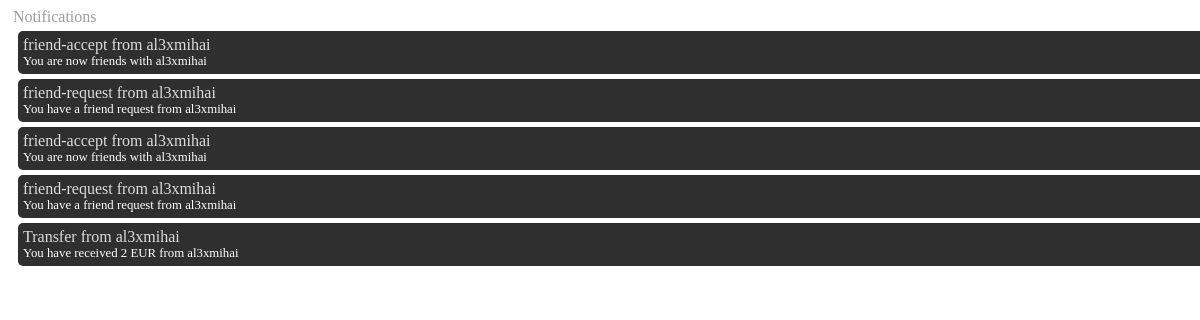
The page /get-notifications/ (signed in) on the database its author committed.
### dot_basic/models.py (models this page shows)
class Notification(models.Model):
    user = models.ForeignKey(User, related_name="notification_set", on_delete=models.CASCADE)
    notification = models.CharField(max_length=30, blank=True)
    notification_type = models.CharField(max_length=30, blank=True, null=True)
    date = models.DateField(null=True, blank=True)
    time = models.TimeField(null=True, blank=True)
    user2 = models.ForeignKey(User, related_name="notification_friend", blank=True, null=True, on_delete=models.CASCADE)
    status = models.CharField(max_length=30, default="unseen")

### dot_basic/views.py (the view)
# urls.py: path('get-notifications/', getNotificationsView, name='get notifications'),
@login_required
def getNotificationsView(request):
    user = request.user
    context_dict = {}
    notifications = basic_models.Notification.objects.filter(user=user, status='unseen').order_by('-id')
    if len(notifications) < 5:
        n = 5-len(notifications)
        notifications_seen = basic_models.Notification.objects.filter(user=user, status='seen').order_by('-id')[:n]
        context_dict['notifications_seen'] = notifications_seen
    else:
        notifications = notifications[:5]
    context_dict['notifications'] = notifications
    return render(request, 'ajax/notifications.html', context_dict)

### dot_basic/templates/ajax/notifications.html (shortened to what this page needs)
<link rel = "stylesheet" type = "text/css" href = "/static/basic/css/notifications.css" />
<div class="container-fluid notif-cont-style">
{% if notifications or notifications_seen %}
<div class="row">
    <div class="notification-header">Notifications</div>
</div>
{% endif %}
{% for item in notifications_seen %}
<div class="row">
    <div class="notification-box">
        <div class="notification-name" style="cursor: pointer;" onclick="seen({{ item.id }})"> {{ item.notification_type }} from {{ item.user2 }} </div>
        <div class="notification-text"> {{ item.notification }} </div>
    </div>
</div>
{% endfor %}
</div>

### static/basic/css/notifications.css (style rules this page uses)
.notification-header { margin-left: 5px; color: #9D9D9D; }
.notification-box { background-color: #2f2f2f; padding: 5px; margin: 5px 10px 5px 10px; width: 100%; border-radius: 5px; }
.notif-cont-style { width: 100%; }
.notification-name { color: #DDD; }
.notification-text { font-size: 0.8rem; color: #fff; }

### rows shown on the page
Notification: notification_type "friend-accept", user2 "al3xmihai", notification "You are now friends with al3xmihai"
Notification: notification_type "friend-request", user2 "al3xmihai", notification "You have a friend request from al3xmihai"
Notification: notification_type "friend-accept", user2 "al3xmihai", notification "You are now friends with al3xmihai"
Notification: notification_type "friend-request", user2 "al3xmihai", notification "You have a friend request from al3xmihai"
Notification: notification_type "Transfer", user2 "al3xmihai", notification "You have received 2 EUR from al3xmihai"
